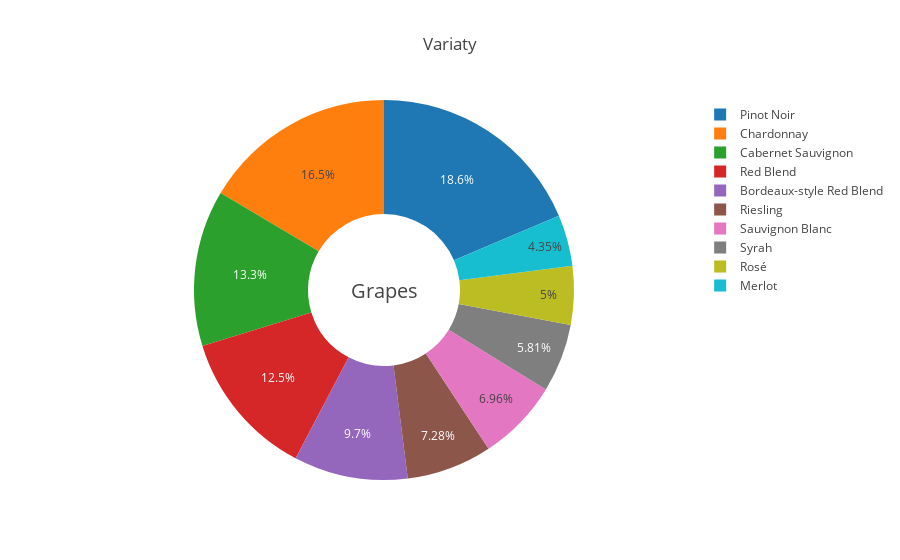

This figure's notebook cell:
### Markdown cell above
**The Type of Grapes Used to Make The Wine** (Top 10)
<br>
<img src="https://static.vinepair.com/wp-content/uploads/2017/09/9-pinot-noir-internal.jpg" width=400/>
<font size=0.5 color="red">Pinot Noir</font>

### Code cell
df.variety.value_counts()

fig = {
  "data": [
    {
      "values": df.variety.value_counts().values[:10],
      "labels": df.variety.value_counts().index[:10],
      "name": "Variaty",
      "hoverinfo":"label+percent+name",
      "hole": .4,
      "type": "pie"
    },
    ],
  "layout": {
        "title":"Variaty",
        "annotations": [
            {
                "font": {
                    "size": 20
                },
                "showarrow": False,
                "text": "Grapes",
                "x": 0.5,
                "y": 0.5
            },
        ]
    }
}

iplot(fig)

### Figure 1 — Plotly figure (JSON) as saved in the notebook; plotly's stock layout.template omitted (floating-point values rounded to 4 significant figures)
{"data": [{"hole": 0.4, "hoverinfo": "label+percent+name", "labels": ["Pinot Noir", "Chardonnay", "Cabernet Sauvignon", "Red Blend", "Bordeaux-style Red Blend", "Riesling", "Sauvignon Blanc", "Syrah", "Rosé", "Merlot"], "name": "Variaty", "values": [13272, 11753, 9472, 8946, 6915, 5189, 4967, 4142, 3564, 3102], "type": "pie", "uid": "f3924878-2996-435a-926e-0a9519a74b52"}], "layout": {"annotations": [{"font": {"size": 20}, "showarrow": false, "text": "Grapes", "x": 0.5, "y": 0.5}], "title": "Variaty"}}
